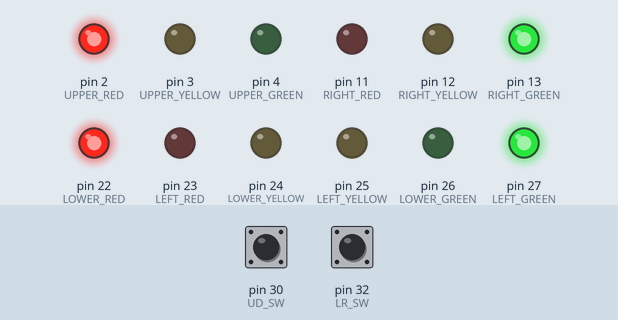
A sketch run on a simulated Arduino Mega 2560, built with avr-gcc and run on an emulated ATmega2560. On the bench: output pins drawn as LEDs (lit = HIGH). Dashed ring = blinking. Inputs (shaded band) come from the test bench; at power-on: pin 30 (UD_SW) HIGH, pin 32 (LR_SW) HIGH.

Above: at 1.2 s.
1.3 s: pin 30 (UD_SW) pulled LOW for 0.15 s
At 4.7 s:
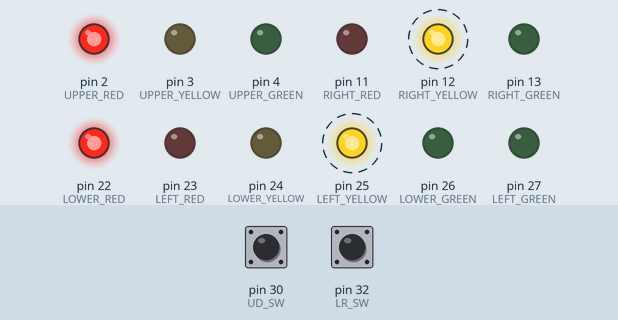
At 15.3 s:
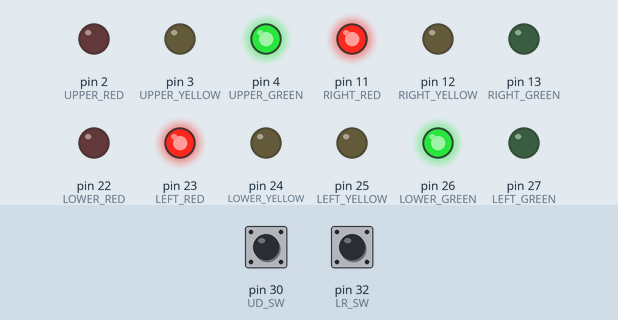
Timing chart, 0 to 25.8 s (numbered marks = the images above; inputs shaded):
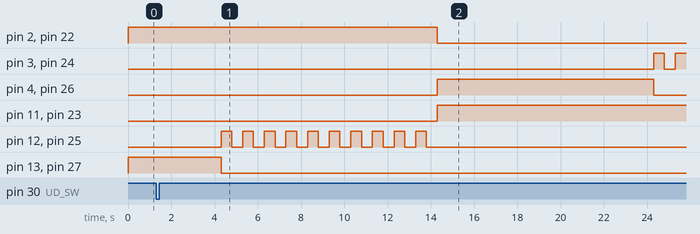

Measured:
- after the input at 1.3 s, pin 2 (UPPER_RED): HIGH → LOW after 13.0 s instead of 18.7 s; pin 3 (UPPER_YELLOW): LOW → HIGH after 23.0 s, → LOW 0.50 s later, → HIGH 0.50 s later
- by itself, pin 25 (LEFT_YELLOW): alternates HIGH for 0.50 s and LOW for 0.50 s, 20 changes in all, then stays LOW

The sketch:

show1.ino
```cpp
#define UPPER_RED 2
#define UPPER_YELLOW 3
#define UPPER_GREEN 4 //위쪽 불
#define LOWER_RED 22
#define LOWER_YELLOW 24
#define LOWER_GREEN 26  //아래쪽 불
#define RIGHT_RED 11
#define RIGHT_YELLOW 12
#define RIGHT_GREEN 13  //오른쪽 불
#define LEFT_RED 23
#define LEFT_YELLOW 25
#define LEFT_GREEN 27  //왼쪽 불
#define UD_SW 30       //위아래 스위치
#define LR_SW 32       //양옆 스위치

int interval = 10000;
unsigned long TimeUD;
unsigned long TimeLR;

void setup()  // 초기 한번 실행
{
  pinMode(UPPER_RED, OUTPUT);
  pinMode(UPPER_YELLOW, OUTPUT);
  pinMode(UPPER_GREEN, OUTPUT);
  pinMode(LOWER_RED, OUTPUT);
  pinMode(LOWER_YELLOW, OUTPUT);
  pinMode(LOWER_GREEN, OUTPUT);
  pinMode(RIGHT_RED, OUTPUT);
  pinMode(RIGHT_YELLOW, OUTPUT);
  pinMode(RIGHT_GREEN, OUTPUT);
  pinMode(LEFT_RED, OUTPUT);
  pinMode(LEFT_YELLOW, OUTPUT);
  pinMode(LEFT_GREEN, OUTPUT);
  pinMode(UD_SW, INPUT_PULLUP);
  pinMode(LR_SW, INPUT_PULLUP);
  initLeftRight();
  TimeUD = -interval;
}

void loop() //반복
{
  if(digitalRead(LR_SW) == LOW && digitalRead(UPPER_GREEN) == HIGH){
    delay(3000);
    Blink_UD_LED();
    initLeftRight();
  }
  else if(digitalRead(UD_SW) == LOW && digitalRead(LEFT_GREEN) == HIGH){
    delay(3000);
    Blink_LR_LED();
    initUpDown();
  }
  else{
    unsigned long currentTime = millis();

    if(currentTime > TimeUD + interval && currentTime > TimeLR + interval*2){
      Blink_UD_LED();
      initLeftRight();
    }
    else if(currentTime > TimeLR + interval && currentTime > TimeUD + interval*2){
      Blink_LR_LED();
      initUpDown();
    }
 }
}

void Blink_LR_LED(){
  digitalWrite(RIGHT_GREEN, LOW);  digitalWrite(LEFT_GREEN, LOW);
   for(int i = 0; i<10; i++){
  digitalWrite(LEFT_YELLOW, HIGH);   digitalWrite(RIGHT_YELLOW, HIGH);
  delay(500);
  digitalWrite(LEFT_YELLOW, LOW);   digitalWrite(RIGHT_YELLOW, LOW);
  delay(500);
 }
}

void Blink_UD_LED(){
  digitalWrite(UPPER_GREEN, LOW);  digitalWrite(LOWER_GREEN, LOW);
   for(int i = 0; i<10; i++){
  digitalWrite(UPPER_YELLOW, HIGH);   digitalWrite(LOWER_YELLOW, HIGH);
  delay(500);
  digitalWrite(UPPER_YELLOW, LOW);   digitalWrite(LOWER_YELLOW, LOW);
  delay(500);
 }
}

void initUpDown(){
  digitalWrite(UPPER_GREEN, HIGH); digitalWrite(LOWER_GREEN, HIGH);
  digitalWrite(LEFT_RED, HIGH); digitalWrite(RIGHT_RED, HIGH);

  digitalWrite(UPPER_YELLOW, LOW);   digitalWrite(LOWER_YELLOW, LOW);
  digitalWrite(LEFT_YELLOW, LOW);   digitalWrite(RIGHT_YELLOW, LOW);
  digitalWrite(UPPER_RED, LOW);  digitalWrite(LOWER_RED, LOW);
  digitalWrite(RIGHT_GREEN, LOW);  digitalWrite(LEFT_GREEN, LOW);
  TimeUD = millis();
  }

 void initLeftRight(){
  digitalWrite(RIGHT_GREEN, HIGH);  digitalWrite(LEFT_GREEN, HIGH);
  digitalWrite(UPPER_RED, HIGH);  digitalWrite(LOWER_RED, HIGH);

  digitalWrite(UPPER_YELLOW, LOW);   digitalWrite(LOWER_YELLOW, LOW);
  digitalWrite(LEFT_YELLOW, LOW);   digitalWrite(RIGHT_YELLOW, LOW);
  digitalWrite(LEFT_RED, LOW);  digitalWrite(RIGHT_RED, LOW);
  digitalWrite(UPPER_GREEN, LOW);  digitalWrite(LOWER_GREEN, LOW);
  TimeLR = millis();
 }
```
